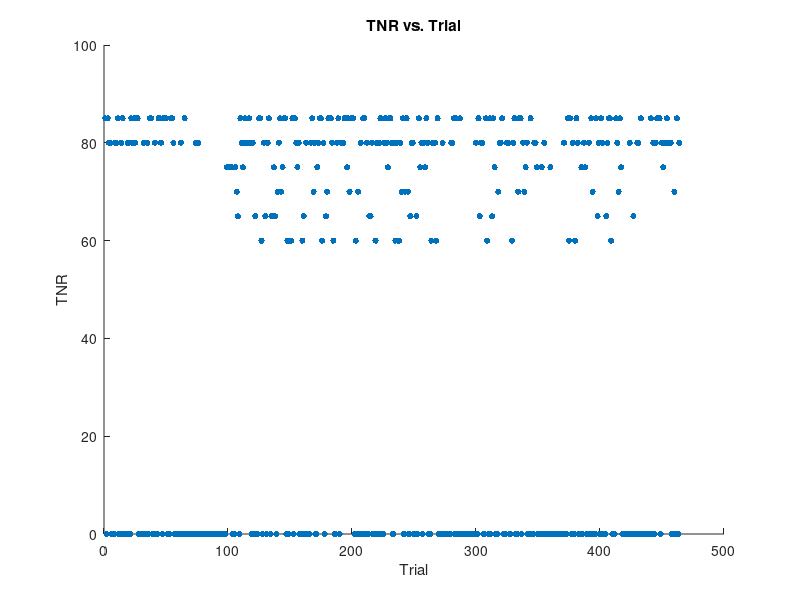
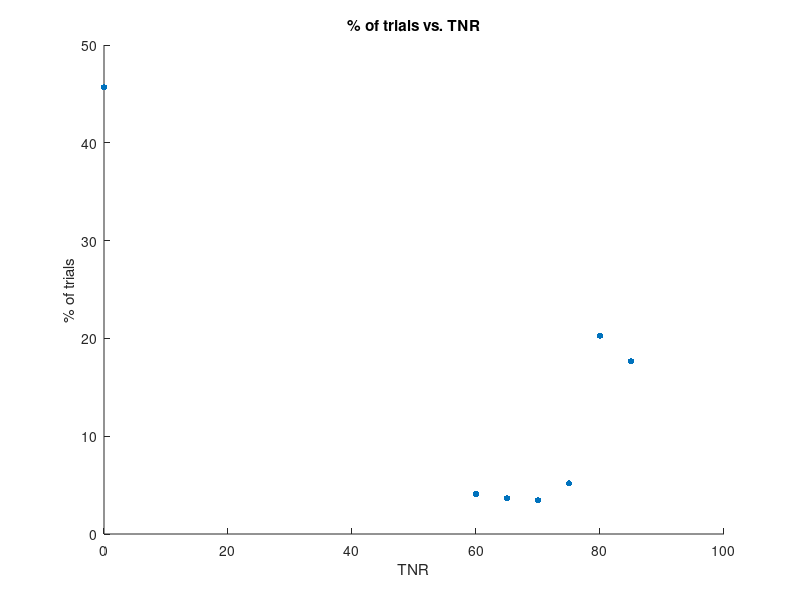

Write MATLAB code to recreate these figures, in order.
% This file helps you visualize the TNRs across the 464 trials in order to
% better understand how to concatenate trials with similar TNRs.

% Load CohenNeurons.mat
CohenNeurons = load('CohenNeurons.mat');
CohenNeurons = CohenNeurons.CohenNeurons;

num_trials = size(CohenNeurons(1).trials, 2);

% Preallocate a 1x464 vector to store TNRs
TNRs = zeros(1,num_trials);

% For each trial in Neuron 1 (identical across all neurons)...
for i = 1:num_trials
    if isnan(CohenNeurons(1).trials(i).TNR)
        TNRs(i) = 0;
    else
        TNRs(i) = CohenNeurons(1).trials(i).TNR;
    end
end

% Plot the TNRs to visualize the TNRs across trials
scatter(1:464, TNRs, 20, 'filled');
xlabel('Trial');
ylabel('TNR');
title('TNR vs. Trial');

% Plot histogram of TNRs
figure;
binranges = [0 57.5 62.5 67.5 72.5 77.5 82.5 87.5];
% Display histcounts
[histcounts, ind] = histc(TNRs, binranges);
% Make a table of TNR counts
counts1 = [0; 60; 65; 70; 75; 80; 85];
counts2 = transpose(histcounts(1:end-1))/464*100;
scatter(counts1, counts2, 20, 'filled');
xlabel('TNR');
ylabel('% of trials');
title('% of trials vs. TNR');

% ind indexes the trials by TNR
save('TNR_index.mat', 'ind');